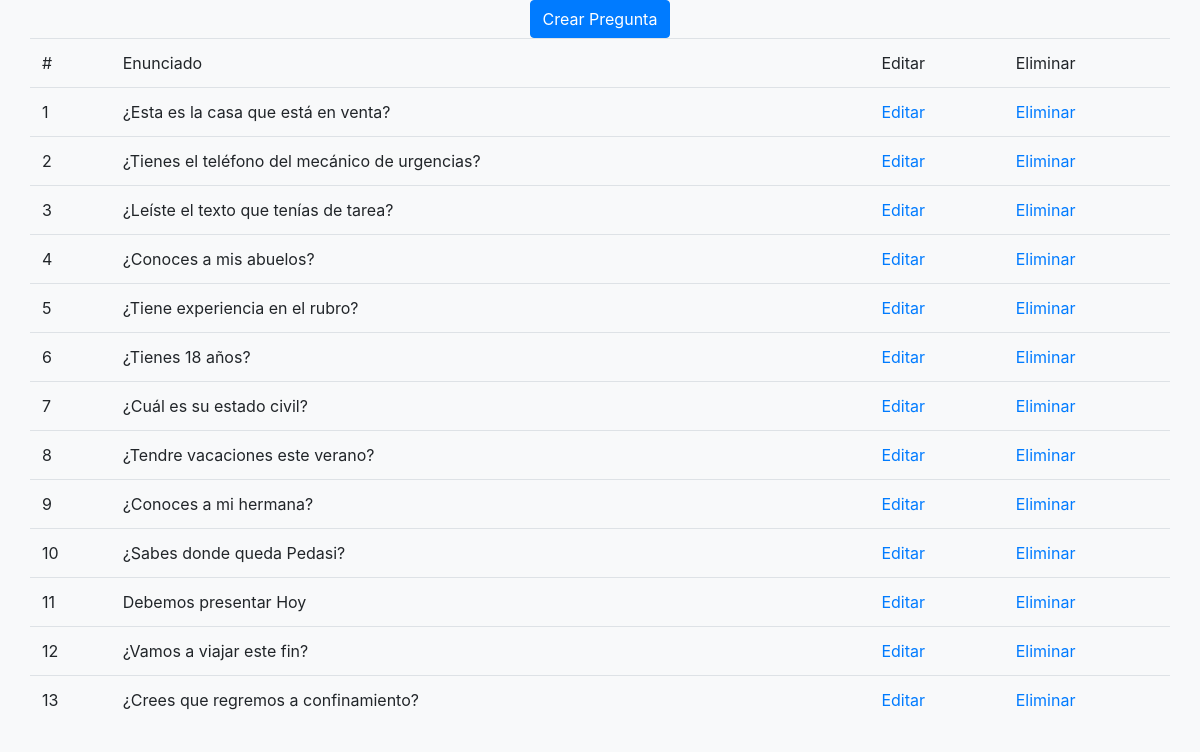
/code/mantenimiento.php, run on the app's committed database.
### tables this page shows
CREATE TABLE `preguntas` (
  `id` int(11) NOT NULL,
  `titulo` varchar(250) NOT NULL
);

### code/conexion_db.php (called while the page is built, shortened)
<?php
class Conexion_DB {
    protected $conexion;
    public function __construct()
    {
        $this->conexion =  new mysqli('db','dev','dev','proyecto');
    }
    public function QuerySQL($String){
        $res = $this->conexion->query($String);
        return $res;
    }
}

### code/mantenimiento_preguntas.class.php (called while the page is built, shortened)
<?php
require_once("./conexion_db.php");
class Preguntas {
    private $DB;
    public function __construct()
    {
        $this->DB =  new Conexion_DB();
    }
    public function showAll(){
        try{
            $consulta  = $this->DB->QuerySQL("SELECT * FROM preguntas");
            return $consulta;
        }catch(Exception $e){
            echo $e;
        }
    }
}

### code/mantenimiento.php (the view, shortened to what this page needs)
<?php
require_once("mantenimiento_preguntas.class.php");
$obj = new Preguntas();
$consulta = $obj->showAll();
?>
<!DOCTYPE html>
<html lang="en">
<head>
    <link rel="stylesheet" href="./css/bootstrap.css">
</head>
<body class="bg-light">
    <div class="container">
    <div class="row justify-content-center ">
    <a href="mantenimiento_preguntas.php" type="button" class="btn btn-primary">Crear Pregunta</a>
    <table class="table">
        <thead>
            <tr>
                <td>#</td>
                <td>Enunciado</td>
                <td>Editar</td>
                <td>Eliminar</td>
            </tr>
        </thead>
        <tbody>
        <?php
        $x = 1;
        while($item = $consulta->fetch_assoc()){
            echo "<tr>";
            echo "<td>".$x."</td>";
            echo "<td>".$item['titulo']."</td>";
            echo "<td><a  href='mantenimiento_preguntas.php?id=".$item['id']."'>Editar</a></td>";
            echo "<td><a  href='mantenimiento/delete/".$item['id']."'>Eliminar</a></td>";
            echo "</tr>";
            $x++;
        }
        ?>
        </tbody>
    </table>
    </div>
    </div>
</body>
</html>

### data on the page
preguntas: titulo "¿Esta es la casa que está en venta?"
preguntas: titulo "¿Tienes el teléfono del mecánico de urgencias?"
preguntas: titulo "¿Leíste el texto que tenías de tarea?"
preguntas: titulo "¿Conoces a mis abuelos?"
preguntas: titulo "¿Tiene experiencia en el rubro?"
preguntas: titulo "¿Tienes 18 años?"
preguntas: titulo "¿Cuál es su estado civil?"
preguntas: titulo "¿Tendre vacaciones este verano?"
preguntas: titulo "¿Conoces a mi hermana?"
preguntas: titulo "¿Sabes donde queda Pedasi?"
preguntas: titulo "Debemos presentar Hoy"
preguntas: titulo "¿Vamos a viajar este fin?"
preguntas: titulo "¿Crees que regremos a confinamiento?"
